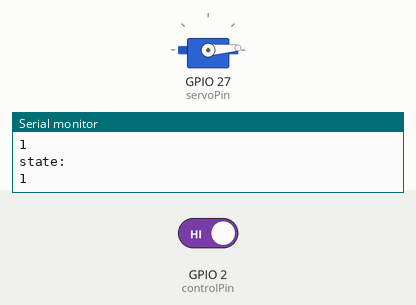
Bench run of a sketch on a simulated ESP32. On the bench: servo, the last lines printed to the serial monitor. Inputs (shaded band) come from the test bench; at power-on: GPIO 2 (controlPin) HIGH. At 10.5 s the program restarts the board; the recording ends there.

Above: at 1.5 s.
1.6 s: GPIO 2 (controlPin) driven LOW
At 2.25 s:
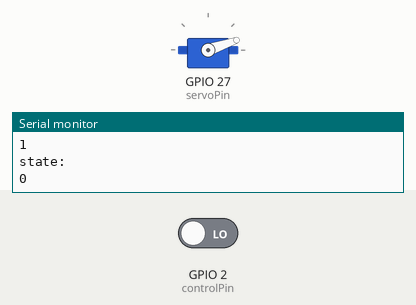
Timing chart, 0 to 10.5 s (numbered marks = the images above; inputs shaded):
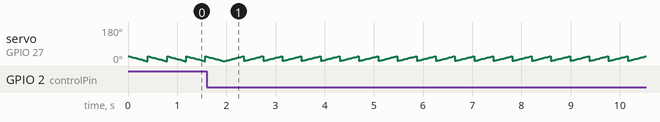

The sketch:

servo_test.ino
```cpp
#include <Servo.h>

Servo switch1;

int controlPin = 2;
int servoPin = 27;
int b = 0;
int die = 0;
int switchMax = 25;

void setup() {
  switch1.attach(servoPin);
  Serial.begin(9600);
}

void loop() {

  int switchState = digitalRead(controlPin);

  Serial.println("state: ");
  Serial.println(switchState);
  if (switchState == 0) {
    makeTurn();
  } else {
    makeStraight();
  }

  //exit(0);

  if (die > 25) {
    exit(0);
  }

  die++;
}

void makeTurn() {
  for (b = 0; b <= switchMax; b+=1) {
    switch1.write(b);
    delay(15);
  }
}

void makeStraight() {

  for (b = switchMax; b >= 0; b-=1) {
    switch1.write(b);
    delay(15);
  }
}
```
